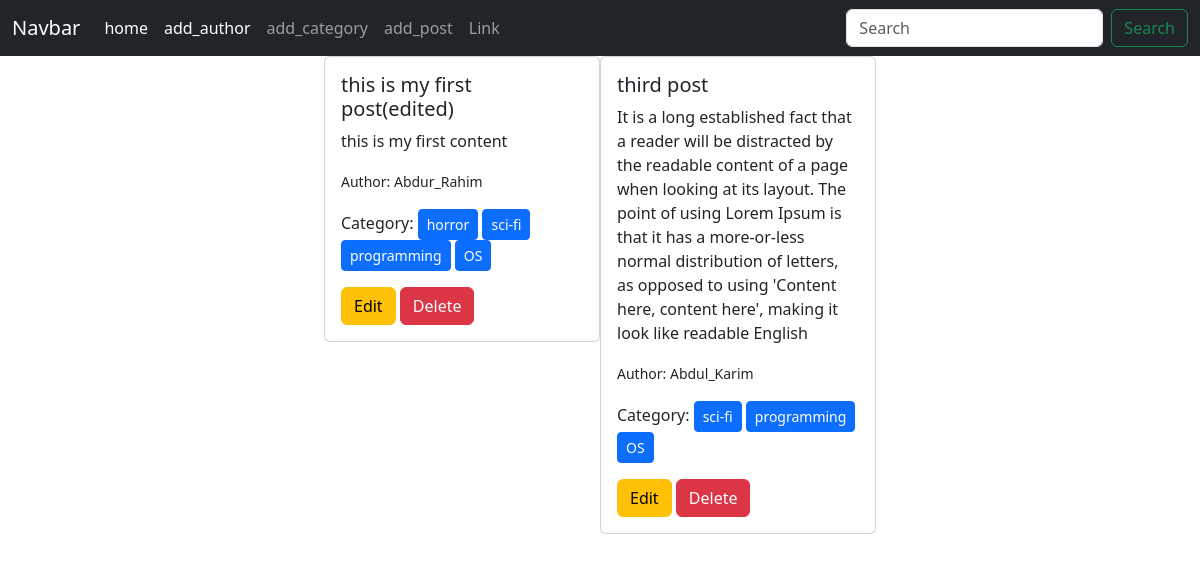
The page / on the database its author committed.
### posts/models.py (models this page shows)
class Post(models.Model):
    title = models.CharField(max_length=50)
    content = models.TextField()
    category = models.ManyToManyField(Category)
    author = models.ForeignKey(Author, on_delete=models.CASCADE)
    def __str__(self) -> str:
        return self.title

### author/models.py (models this page shows, shortened)
class Author(models.Model):
    name = models.CharField(max_length=100)
    bio = models.TextField()
    phone_no = models.CharField(max_length=12)

### categories/models.py (models this page shows)
class Category(models.Model):
    name = models.CharField(max_length=100)
    def __str__(self) -> str:
        return self.name

### blogproject/views.py (the view)
# urls.py: 2. Add a URL to urlpatterns:  path('', views.home, name='home')
def home (request):
    data = Post.objects.all()
    print(data)
    return render(request, 'index.html', {'data': data})

### templates/index.html (shortened to what this page needs)
{% extends "base.html" %}
{% block content %}
<div class="d-flex flex-wrap justify-content-center px-5">
    {% for post in data %}
    <div class="col-sm-3">
      <div class="card">
        <div class="card-body">
          <h5 class="card-title"> {{post.title}} </h5>
          <p class="card-text"> {{post.content}} </p>
          <small>Author: {{post.author.name}} </small>
          <p>Category:
            {% for cat in post.category.all %}
                <button class='btn btn-primary btn-sm'>{{cat}}</button>
            {% endfor %}
          </p>
          <a href="{% url "edit_post" post.id %}" class="btn btn-warning">Edit</a>
          <a href="{% url "delete_post" post.id %}" class="btn btn-danger">Delete</a>
        </div>
      </div>
    </div>
    {% endfor %}
  </div>
{% endblock content %}

### templates/base.html (shortened to what this page needs)
<!DOCTYPE html>
<html lang="en">
<head>
    <link href="https://cdn.jsdelivr.net/npm/bootstrap@5.3.3/dist/css/bootstrap.min.css" rel="stylesheet">
</head>
<body>
    <nav class="navbar navbar-expand-lg navbar-dark bg-dark">
        <div class="container-fluid">
          <a class="navbar-brand" href="#">Navbar</a>
          <div class="collapse navbar-collapse" id="navbarSupportedContent">
            <ul class="navbar-nav me-auto mb-2 mb-lg-0">
              <li class="nav-item">
                <a class="nav-link active" aria-current="page" href="{% url "homepage" %}">home</a>
              </li>
              <li class="nav-item">
                <a class="nav-link active" aria-current="page" href="{% url "add_author" %}">add_author</a>
              </li>
              <li class="nav-item">
                <a class="nav-link" href="{% url "add_category" %}">add_category</a>
              </li>
              <li class="nav-item">
                <a class="nav-link" href="{% url "add_post" %}">add_post</a>
              </li>
              <li class="nav-item">
                <a class="nav-link" href="#">Link</a>
              </li>
            </ul>
            <form class="d-flex" role="search">
              <input class="form-control me-2" type="search" placeholder="Search" aria-label="Search">
              <button class="btn btn-outline-success" type="submit">Search</button>
            </form>
          </div>
        </div>
      </nav>
    {% block content %}
    {% endblock content %}
</body>
</html>

### rows shown on the page
Post: title "this is my first post(edited)", content "this is my first content", author.name "Abdur_Rahim"
Category: name "horror"
Category: name "sci-fi"
Category: name "programming"
Category: name "OS"
Post: title "third post", content "It is a long established fact that a reader will be distracted by the readable content of a page when looking at its layout. The point of using Lorem Ipsum is that it has a more-or-less normal distribution of letters, as opposed to using 'Content here, content here', making it look like readable English", author.name "Abdul_Karim"
